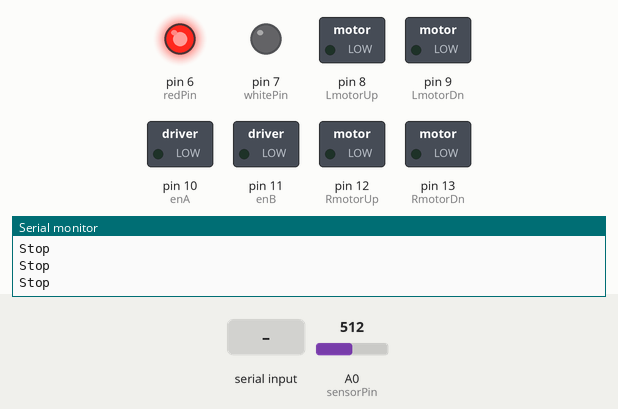
A sketch run on a simulated Arduino Uno, built with avr-gcc and run on an emulated ATmega328P. Shown: switched loads named in the sketch (green lamp = pin HIGH), output pins drawn as LEDs (lit = HIGH), the last lines printed to the serial monitor. The test bench sets the inputs (shaded band); at power-on: A0 (sensorPin) = 512.

Above: at 1.2 s.
1.3 s: "w" received over Serial
At 2.0 s:
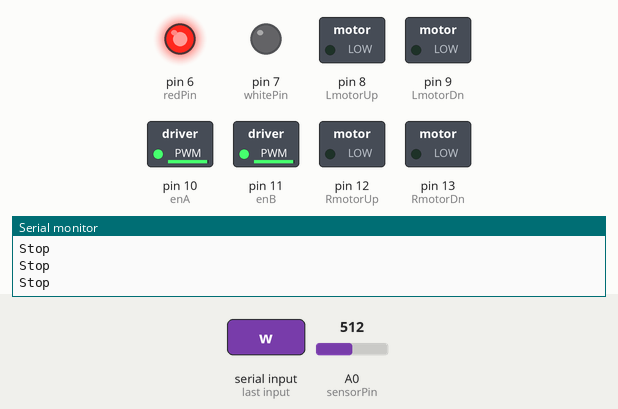
3.0 s: A0 (sensorPin) set to 44
4.5 s: A0 (sensorPin) set to 37
At 5.1 s:
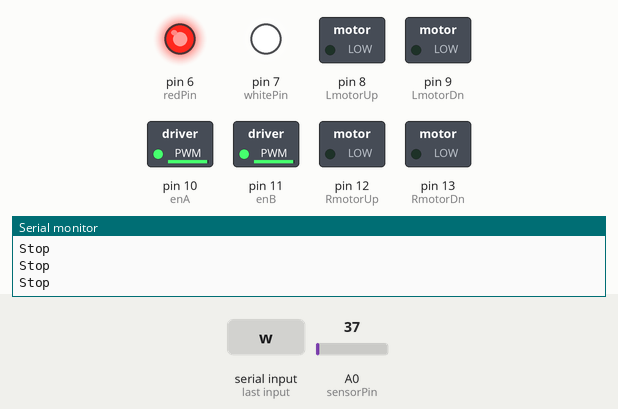
6.0 s: "s" received over Serial
At 6.13 s:
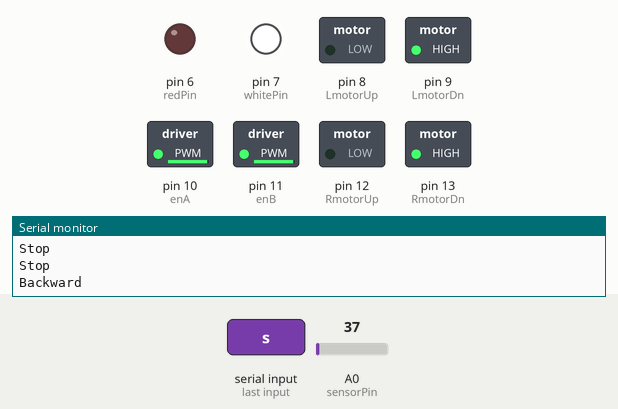
7.7 s: "a" received over Serial
At 7.83 s:
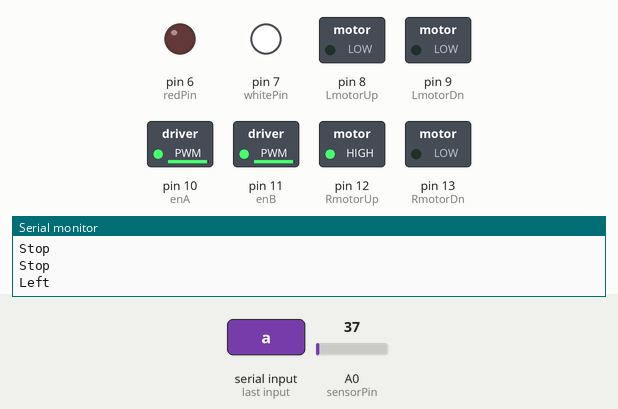
9.4 s: "d" received over Serial
At 9.53 s:
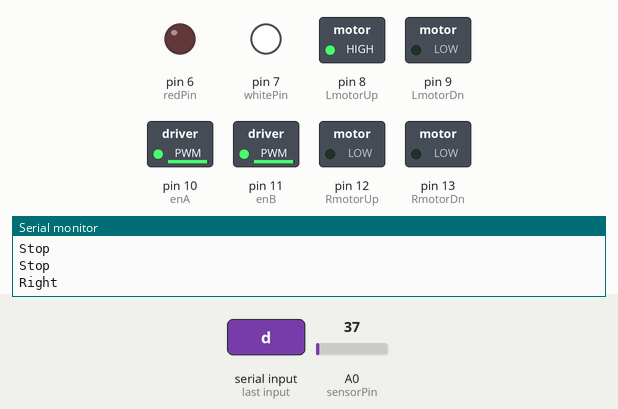
Timing chart, 0 to 12.1 s (numbered marks = the images above; inputs shaded):
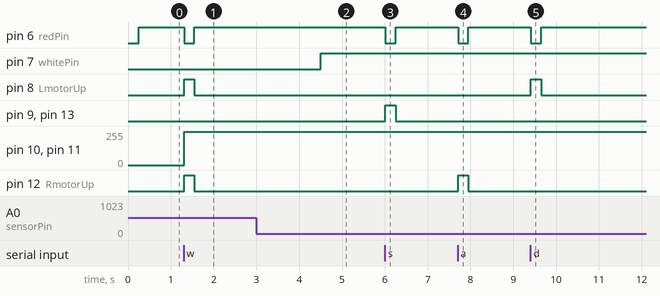

The sketch:

basic_bluetooth_car.ino
```cpp
int enA=10;
int enB=11;
int LmotorUp = 8;
int LmotorDn = 9;
int RmotorUp = 12;
int RmotorDn = 13;
int redPin = 6;
int whitePin=7;
int sensorPin = A0;
int sensorValue = 0;
int spd;
int sstate;
int lstate;  //state of white light. 0 means off , 1 means on
unsigned long timer0 = 2000;
unsigned long timer1 = 0;

void setup()
{
  Serial.begin(9600);
  pinMode(enA, OUTPUT);
  pinMode(enB, OUTPUT);
  pinMode(LmotorUp,OUTPUT);
  pinMode(LmotorDn,OUTPUT);
  pinMode(RmotorUp,OUTPUT);
  pinMode(RmotorDn,OUTPUT);
  pinMode(redPin, OUTPUT);
  pinMode(whitePin, OUTPUT);
  spd=250; //motor speed
  digitalWrite(redPin,LOW);
  digitalWrite(whitePin,LOW);
  Serial.println("Initiated");
  sstate=0;
  lstate=0;  //light state initiation
}


void loop()
{
  sensorValue = analogRead(sensorPin);  //reads ldr value, if value less than 4,light should be on
      if((sensorValue/10)<4|| lstate==1){  //cheecks if ldr value is less than 4 or user has set lstate=1(which means on)
        digitalWrite(whitePin, HIGH);
      }
      else{
        digitalWrite(whitePin,LOW);
      }
  if(Serial.available()>0)                            //checks if bluetooh command is avaiable
  {
    timer1 = millis();                                //store the initial time
    int input = Serial.read();
    switch(input)
    {
     case 'w' : MoveF();
     break;
     case 's' : MoveB();
     break;
     case 'a' : MoveL();
     break;
     case 'd' : MoveR();
     break;
     case 'f' : Speed();
     break;
     case 'g' : Sturn();
     break;
     case 'x' : Light();
     break;
     default : Stop();
     break;
    }
  }
  else{
    timer0 = millis();  //store 2nd time if there is no bluetooth command available
    if((timer0 - timer1)>250){ //checks if difference between two timer is greater than 250 mili sec , if yes then the car should stop
       Stop();
    }
  }
}

void MoveF()
{
  Serial.println("Forward");
  digitalWrite(LmotorUp,HIGH);
  digitalWrite(LmotorDn,LOW);
  analogWrite(enA, spd);
  digitalWrite(RmotorUp,HIGH);
  digitalWrite(RmotorDn,LOW);
  analogWrite(enB, spd);
  digitalWrite(redPin, LOW);
}

void MoveB()
{
  Serial.println("Backward");
  digitalWrite(LmotorUp,LOW);
  digitalWrite(LmotorDn,HIGH);
  analogWrite(enA, spd);
  digitalWrite(RmotorUp,LOW);
  digitalWrite(RmotorDn,HIGH);
  analogWrite(enB, spd);
  digitalWrite(redPin, LOW);
  digitalWrite(redPin, LOW);
}

void MoveL()
{
  Serial.println("Left");
  if(sstate==0)
  {
    digitalWrite(LmotorUp,LOW);
    digitalWrite(LmotorDn,LOW);
  }
  else if(sstate==1){
    digitalWrite(LmotorUp,LOW);
    digitalWrite(LmotorDn,HIGH);
    analogWrite(enA, spd);
  }
  digitalWrite(RmotorUp,HIGH);
  digitalWrite(RmotorDn,LOW);
  analogWrite(enB, spd);
  digitalWrite(redPin, LOW);
  digitalWrite(redPin, LOW);
}

void MoveR()
{
  Serial.println("Right");
  digitalWrite(LmotorUp,HIGH);
  digitalWrite(LmotorDn,LOW);
  analogWrite(enA, spd);
  if(sstate==0)
  {
    digitalWrite(RmotorUp,LOW);
    digitalWrite(RmotorDn,LOW);
  }
  else if(sstate==1)
  {
    digitalWrite(RmotorUp,LOW);
    digitalWrite(RmotorDn,HIGH);
    analogWrite(enB, spd);
  }
  digitalWrite(redPin, LOW);
}

void Stop()
{
  Serial.println("Stop");
  digitalWrite(LmotorUp,LOW);
  digitalWrite(LmotorDn,LOW);
  digitalWrite(RmotorUp,LOW);
  digitalWrite(RmotorDn,LOW);
  digitalWrite(redPin, HIGH);
}

void Speed()  //motor speed control function, range 0-255.less than 100 is too low so we are using 100 minimum and 250 max
{
  spd=spd+75;
  if(spd>250)
  {
    spd=100;
  }
  if(spd<175)
  {
    Serial.println("Speed LOW");
  }
  else if(spd<250)
  {
    Serial.println("Speed MEDIUM");
  }
  else
  {
    Serial.println("Speed High");
  }
}


void Sturn() //360 degree left right toggle
{
 if(sstate==0)
  {
    sstate=1;
  }
 else if(sstate==1)
  {
    sstate=0;
  }
}

void Light() //White light control toggle
{
 if(lstate==0)
  {
    lstate=1;
  }
 else if(lstate==1)
  {
    lstate=0;
  }
}
```

Measured:
- the behaviour switches between 40 and 39 on A0 (sensorPin) (found by bisection; images 1 and 2)
- after the input at 1.3 s, pin 6 (redPin): HIGH → LOW at once, → HIGH 0.24 s later; pin 8 (LmotorUp), pin 12 (RmotorUp): LOW → HIGH at once, → LOW 0.24 s later; pin 10 (enA), pin 11 (enB): 0/255 → 250/255 at once
- after the input at 4.5 s, pin 7 (whitePin): LOW → HIGH at once
- after the input at 6.0 s, pin 6 (redPin): HIGH → LOW at once, → HIGH 0.24 s later; pin 9 (LmotorDn), pin 13 (RmotorDn): LOW → HIGH at once, → LOW 0.24 s later
- after the input at 7.7 s, pin 6 (redPin): HIGH → LOW at once, → HIGH 0.24 s later; pin 12 (RmotorUp): LOW → HIGH at once, → LOW 0.24 s later
- after the input at 9.4 s, pin 6 (redPin): HIGH → LOW at once, → HIGH 0.24 s later; pin 8 (LmotorUp): LOW → HIGH at once, → LOW 0.24 s later
